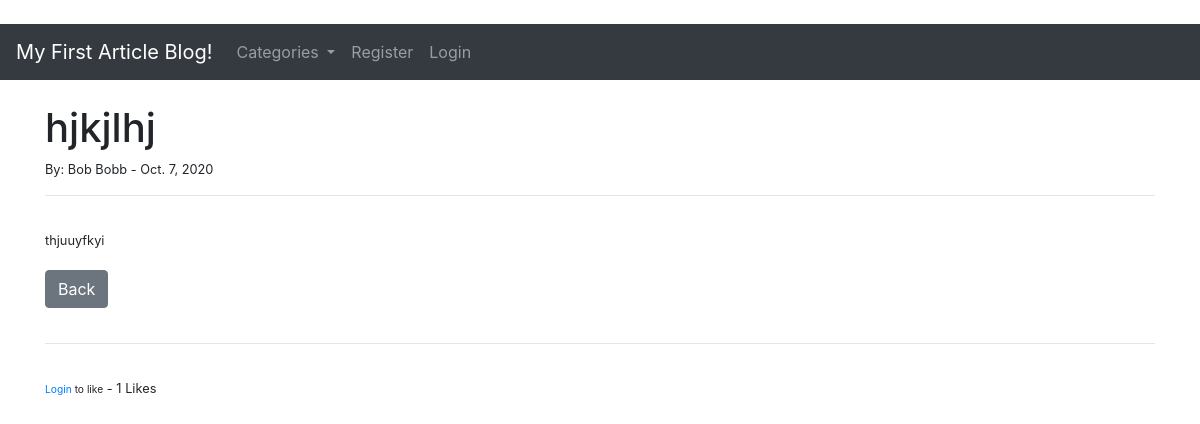
Screenshot of /article/15 with the database file from the repository.
### theblog/models.py (models this page shows, shortened)
class Post(models.Model):
    title = models.CharField(max_length=255)
    title_tag = models.CharField(max_length=255)
    author = models.ForeignKey(User, on_delete=models.CASCADE)
    body = models.TextField()
    post_date = models.DateField(auto_now_add=True)
    category = models.CharField(max_length=255, default="coding")
    likes = models.ManyToManyField(User, related_name='blog_posts')
    def total_likes(self):
        return self.likes.count()

### theblog/views.py (the view)
# urls.py: path('article/<int:pk>', ArticleDetailView.as_view(), name='article-detail'),
class ArticleDetailView(DetailView):
    model = Post
    template_name = 'theblog/article_details.html'
    def get_context_data(self, *args, **kwargs):
        cat_menu = Category.objects.all()
        context = super(ArticleDetailView, self).get_context_data(*args, **kwargs)
        stuff = get_object_or_404(Post, id=self.kwargs['pk'])
        total_likes = stuff.total_likes()
        liked = False
        if stuff.likes.filter(id=self.request.user.id).exists():
            liked = True
        context["cat_menu"] = cat_menu
        context["total_likes"] = total_likes
        context["liked"] = liked
        return context

### theblog/models.py (called while the page is built)
    def __str__(self):
        return self.name

### theblog/templates/theblog/article_details.html (shortened to what this page needs)
﻿{% extends 'theblog/base.html' %}
{% block content %}
<h1>{{ post.title }}</h1>
<small>By:
    {{ post.author.first_name }}
    {{ post.author.last_name }} -
    {{ post.post_date }}
<br />
<hr>
<br />
{{ post.body|safe }}
<br /><br />
<a href="{% url 'home' %}" class="btn btn-secondary">Back</a>
<br /><br />
<hr>
<br />
<form action="{% url 'like_post' post.pk %}" method="POST">
{% if user.is_authenticated %}
    {% if liked %}
        <button type="submit" name="post_id" value="{{ post.id }}" class="btn btn-danger btn-sm" >Unlike</button>
    {% else %}
        <button type="submit" name="post_id" value="{{ post.id }}" class="btn btn-primary btn-sm" >Like</button>
    {% endif %}
{% else %}
    <small><a href="{% url 'login' %}">Login</a> to like</small>
{% endif %}
        - {{ total_likes }} Likes
</form>
{% endblock %}

### rows the page displays
Post: title "hjkjlhj", author.first_name "Bob", author.last_name "Bobb", post_date "Oct. 7, 2020", body "thjuuyfkyi"

### other values shown
{{ total_likes }} "1"
